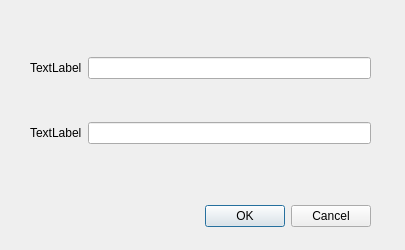
<?xml version="1.0" encoding="UTF-8"?>
<ui version="4.0">
 <class>Dialog</class>
 <widget class="QDialog" name="Dialog">
  <property name="geometry">
   <rect>
    <x>0</x>
    <y>0</y>
    <width>405</width>
    <height>250</height>
   </rect>
  </property>
  <property name="windowTitle">
   <string>Dialog</string>
  </property>
  <widget class="QDialogButtonBox" name="buttonBox">
   <property name="geometry">
    <rect>
     <x>120</x>
     <y>200</y>
     <width>251</width>
     <height>32</height>
    </rect>
   </property>
   <property name="orientation">
    <enum>Qt::Horizontal</enum>
   </property>
   <property name="standardButtons">
    <set>QDialogButtonBox::Cancel|QDialogButtonBox::Ok</set>
   </property>
  </widget>
  <widget class="QWidget" name="gridLayoutWidget">
   <property name="geometry">
    <rect>
     <x>30</x>
     <y>20</y>
     <width>341</width>
     <height>161</height>
    </rect>
   </property>
   <layout class="QGridLayout" name="gridLayout">
    <item row="1" column="0">
     <widget class="QLabel" name="label">
      <property name="text">
       <string>TextLabel</string>
      </property>
     </widget>
    </item>
    <item row="2" column="0">
     <widget class="QLabel" name="label_2">
      <property name="text">
       <string>TextLabel</string>
      </property>
     </widget>
    </item>
    <item row="1" column="1">
     <widget class="QLineEdit" name="lineEdit"/>
    </item>
    <item row="2" column="1">
     <widget class="QLineEdit" name="lineEdit_2"/>
    </item>
   </layout>
  </widget>
 </widget>
 <resources/>
 <connections>
  <connection>
   <sender>buttonBox</sender>
   <signal>accepted()</signal>
   <receiver>Dialog</receiver>
   <slot>accept()</slot>
   <hints>
    <hint type="sourcelabel">
     <x>248</x>
     <y>254</y>
    </hint>
    <hint type="destinationlabel">
     <x>157</x>
     <y>274</y>
    </hint>
   </hints>
  </connection>
  <connection>
   <sender>buttonBox</sender>
   <signal>rejected()</signal>
   <receiver>Dialog</receiver>
   <slot>reject()</slot>
   <hints>
    <hint type="sourcelabel">
     <x>316</x>
     <y>260</y>
    </hint>
    <hint type="destinationlabel">
     <x>286</x>
     <y>274</y>
    </hint>
   </hints>
  </connection>
 </connections>
</ui>
